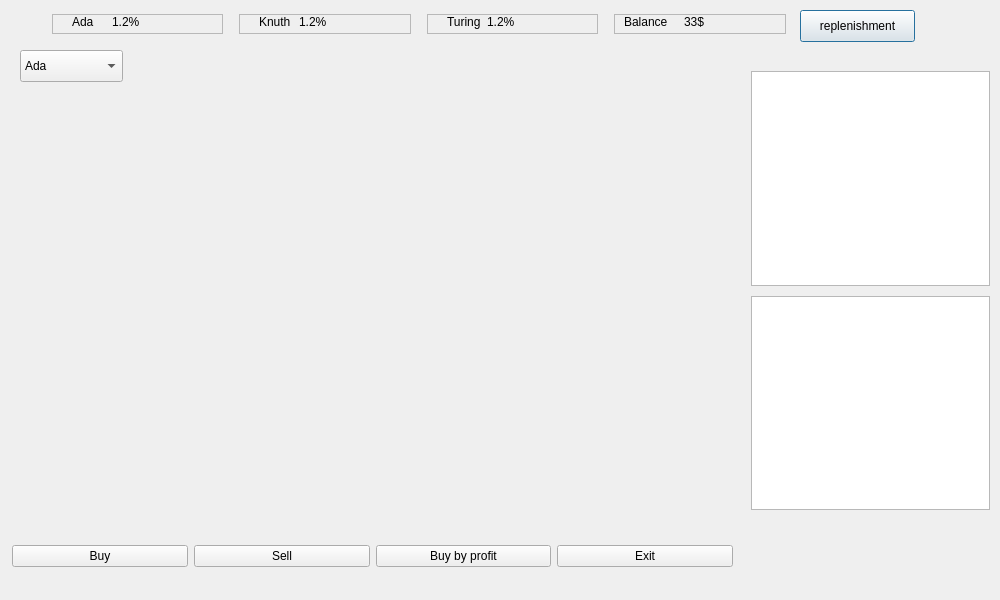
<?xml version="1.0" encoding="UTF-8"?>
<ui version="4.0">
 <class>workinwind</class>
 <widget class="QDialog" name="workinwind">
  <property name="geometry">
   <rect>
    <x>0</x>
    <y>0</y>
    <width>1000</width>
    <height>600</height>
   </rect>
  </property>
  <property name="windowTitle">
   <string>Dialog</string>
  </property>
  <widget class="QComboBox" name="cryptoBox">
   <property name="geometry">
    <rect>
     <x>20</x>
     <y>50</y>
     <width>103</width>
     <height>32</height>
    </rect>
   </property>
   <item>
    <property name="text">
     <string>Ada</string>
    </property>
   </item>
   <item>
    <property name="text">
     <string>Knuth</string>
    </property>
   </item>
   <item>
    <property name="text">
     <string>Turing</string>
    </property>
   </item>
  </widget>
  <widget class="QWidget" name="diagramChart" native="true">
   <property name="geometry">
    <rect>
     <x>30</x>
     <y>110</y>
     <width>711</width>
     <height>371</height>
    </rect>
   </property>
  </widget>
  <widget class="QTableWidget" name="orderBookWidget">
   <property name="geometry">
    <rect>
     <x>751</x>
     <y>71</y>
     <width>239</width>
     <height>215</height>
    </rect>
   </property>
  </widget>
  <widget class="QTableWidget" name="userWidget">
   <property name="geometry">
    <rect>
     <x>751</x>
     <y>296</y>
     <width>239</width>
     <height>214</height>
    </rect>
   </property>
  </widget>
  <widget class="QFrame" name="Balancframe">
   <property name="geometry">
    <rect>
     <x>614</x>
     <y>14</y>
     <width>172</width>
     <height>20</height>
    </rect>
   </property>
   <property name="frameShape">
    <enum>QFrame::StyledPanel</enum>
   </property>
   <property name="frameShadow">
    <enum>QFrame::Raised</enum>
   </property>
   <widget class="QLabel" name="BalancText">
    <property name="geometry">
     <rect>
      <x>10</x>
      <y>0</y>
      <width>61</width>
      <height>16</height>
     </rect>
    </property>
    <property name="text">
     <string>Balance</string>
    </property>
   </widget>
   <widget class="QLabel" name="amountText">
    <property name="geometry">
     <rect>
      <x>70</x>
      <y>0</y>
      <width>41</width>
      <height>16</height>
     </rect>
    </property>
    <property name="text">
     <string>33$</string>
    </property>
   </widget>
  </widget>
  <widget class="QPushButton" name="replenishmentButton">
   <property name="geometry">
    <rect>
     <x>800</x>
     <y>10</y>
     <width>115</width>
     <height>32</height>
    </rect>
   </property>
   <property name="text">
    <string>replenishment</string>
   </property>
  </widget>
  <widget class="QFrame" name="crypfram1">
   <property name="geometry">
    <rect>
     <x>52</x>
     <y>14</y>
     <width>171</width>
     <height>20</height>
    </rect>
   </property>
   <property name="frameShape">
    <enum>QFrame::StyledPanel</enum>
   </property>
   <property name="frameShadow">
    <enum>QFrame::Raised</enum>
   </property>
   <widget class="QLabel" name="crypt1Name">
    <property name="geometry">
     <rect>
      <x>20</x>
      <y>0</y>
      <width>61</width>
      <height>16</height>
     </rect>
    </property>
    <property name="text">
     <string>Ada</string>
    </property>
   </widget>
   <widget class="QLabel" name="priceCrypt1">
    <property name="geometry">
     <rect>
      <x>60</x>
      <y>0</y>
      <width>71</width>
      <height>16</height>
     </rect>
    </property>
    <property name="text">
     <string>1.2%</string>
    </property>
   </widget>
  </widget>
  <widget class="QFrame" name="cryptfram2">
   <property name="geometry">
    <rect>
     <x>239</x>
     <y>14</y>
     <width>172</width>
     <height>20</height>
    </rect>
   </property>
   <property name="frameShape">
    <enum>QFrame::StyledPanel</enum>
   </property>
   <property name="frameShadow">
    <enum>QFrame::Raised</enum>
   </property>
   <widget class="QLabel" name="crypt2Name">
    <property name="geometry">
     <rect>
      <x>20</x>
      <y>0</y>
      <width>61</width>
      <height>16</height>
     </rect>
    </property>
    <property name="text">
     <string>Knuth</string>
    </property>
   </widget>
   <widget class="QLabel" name="priceCrypt2">
    <property name="geometry">
     <rect>
      <x>60</x>
      <y>0</y>
      <width>81</width>
      <height>16</height>
     </rect>
    </property>
    <property name="text">
     <string>1.2%</string>
    </property>
   </widget>
  </widget>
  <widget class="QFrame" name="crypfram3">
   <property name="geometry">
    <rect>
     <x>427</x>
     <y>14</y>
     <width>171</width>
     <height>20</height>
    </rect>
   </property>
   <property name="frameShape">
    <enum>QFrame::StyledPanel</enum>
   </property>
   <property name="frameShadow">
    <enum>QFrame::Raised</enum>
   </property>
   <widget class="QLabel" name="crypt3Name">
    <property name="geometry">
     <rect>
      <x>20</x>
      <y>0</y>
      <width>61</width>
      <height>16</height>
     </rect>
    </property>
    <property name="text">
     <string>Turing</string>
    </property>
   </widget>
   <widget class="QLabel" name="priceCrypt3">
    <property name="geometry">
     <rect>
      <x>60</x>
      <y>0</y>
      <width>81</width>
      <height>16</height>
     </rect>
    </property>
    <property name="text">
     <string>1.2%</string>
    </property>
   </widget>
  </widget>
  <widget class="QWidget" name="">
   <property name="geometry">
    <rect>
     <x>12</x>
     <y>540</y>
     <width>721</width>
     <height>32</height>
    </rect>
   </property>
   <layout class="QHBoxLayout" name="horizontalLayout">
    <item>
     <widget class="QPushButton" name="buyButton">
      <property name="text">
       <string>Buy</string>
      </property>
     </widget>
    </item>
    <item>
     <widget class="QPushButton" name="sellButton">
      <property name="text">
       <string>Sell</string>
      </property>
     </widget>
    </item>
    <item>
     <widget class="QPushButton" name="buyProfitButton">
      <property name="text">
       <string>Buy by profit</string>
      </property>
     </widget>
    </item>
    <item>
     <widget class="QPushButton" name="exitButton">
      <property name="text">
       <string>Exit</string>
      </property>
     </widget>
    </item>
   </layout>
  </widget>
 </widget>
 <resources/>
 <connections/>
</ui>
